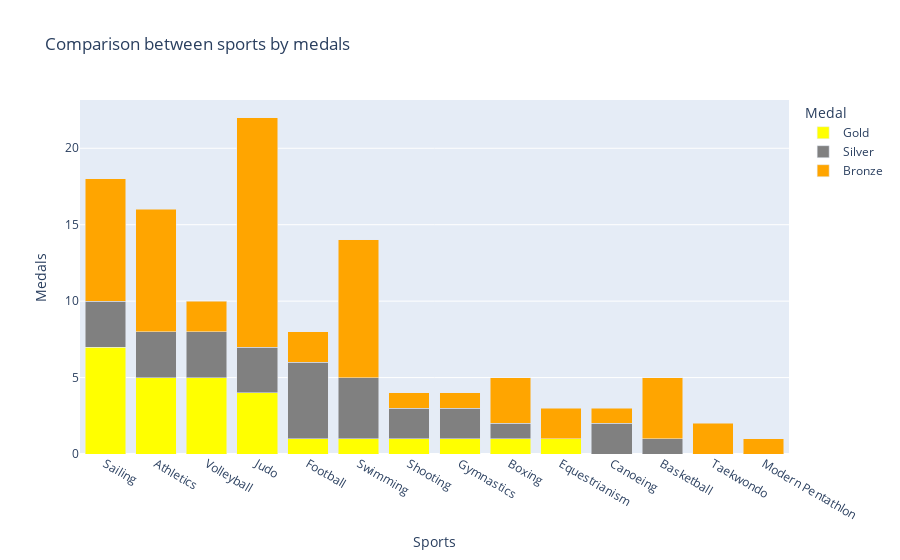

The notebook cell this image was saved under:
### Markdown cell above
Agora gere o mesmo gráfico de barras empilhadas substituindo os nomes dos atletas pelo nome de todos os esportes onde o Brasil já ganhou medalhas.

**DICA:** tome muito cuidado nessa análise: cada **evento esportivo** rende 1 medalha. Por exemplo, quando a equipe de futebol vence, isso é considerado 1 medalha, mesmo tendo cerca de 20 atletas medalhistas na equipe.

### Code cell
# Dicionario auxiliar para salvar as medalhas por esporte
medals_by_sports = {}

# Lista auxiliar para salvar os eventos esportivos ja lidos para nao calcular os dados duplicados de eventos coletivos
list_events = []

# Funcao para pegar as medalhas por evento esportivo
def get_info_about_medals(row):
    # Chave o evento
    event = f'{row["Sport"]}:{row["Event"]}:{row["Year"]}:{row["Medal"]}'
    
    # Adiciona a chave do esporte e inicializa os valores com zero se o esporte ainda nao foi salvo
    if not medals_by_sports.get(row['Sport']):
        medals_by_sports[row['Sport']] = {
            'Gold': 0,
            'Silver': 0,
            'Bronze': 0
        }
    
    # Soma cada registro de medalha de cada esporte
    if event not in list_events:
        if row['Medal'] == 'Gold':
            medals_by_sports[row['Sport']]['Gold'] = medals_by_sports[row['Sport']]['Gold'] + 1
        
        if row['Medal'] == 'Silver':
            medals_by_sports[row['Sport']]['Silver'] = medals_by_sports[row['Sport']]['Silver'] + 1
        
        if row['Medal'] == 'Bronze':
            medals_by_sports[row['Sport']]['Bronze'] = medals_by_sports[row['Sport']]['Bronze'] + 1
    
        list_events.append(event)

# Aplica a funcao anterior em cada linha do dataframe
brazil_with_medals.apply(
    lambda row: get_info_about_medals(row),
    axis = 1
)

# Transforma o dicionario de medalhas por esporte em um dataframe
df_medals_by_sports = pd.DataFrame(medals_by_sports)

# Muda as colunas do dataframe para linhas e as linhas para colunas
df_medals_by_sports = df_medals_by_sports.transpose()

# Ordena o dataframe por tipos de medalhas
df_medals_by_sports = df_medals_by_sports.sort_values(by = ['Gold', 'Silver', 'Bronze'], ascending = False)

# Cria o grafico no modo de empilhamento
fig = px.bar(
    df_medals_by_sports,
    barmode = 'stack',
    color='variable',
    title = 'Comparison between sports by medals',
    color_discrete_map={
        'Gold': 'yellow',
        'Silver': 'gray',
        'Bronze': 'orange'
    },
)

# Renomeia a legenda do grafico
fig.update_layout(
    legend_title = 'Medal'
)

# Renomeia o eixo x
fig.update_xaxes(title='Sports')

# Renomeia o eixo y
fig.update_yaxes(title='Medals')

# Exibe o grafico
fig.show()

### Figure 1 — Plotly figure (JSON) as saved in the notebook; plotly's stock layout.template omitted (floating-point values rounded to 4 significant figures)
{"data": [{"alignmentgroup": "True", "hovertemplate": "variable=Gold<br>index=%{x}<br>value=%{y}<extra></extra>", "legendgroup": "Gold", "marker": {"color": "yellow", "pattern": {"shape": ""}}, "name": "Gold", "offsetgroup": "Gold", "orientation": "v", "showlegend": true, "textposition": "auto", "type": "bar", "x": ["Sailing", "Athletics", "Volleyball", "Judo", "Football", "Swimming", "Shooting", "Gymnastics", "Boxing", "Equestrianism", "Canoeing", "Basketball", "Taekwondo", "Modern Pentathlon"], "xaxis": "x", "y": [7, 5, 5, 4, 1, 1, 1, 1, 1, 1, 0, 0, 0, 0], "yaxis": "y"}, {"alignmentgroup": "True", "hovertemplate": "variable=Silver<br>index=%{x}<br>value=%{y}<extra></extra>", "legendgroup": "Silver", "marker": {"color": "gray", "pattern": {"shape": ""}}, "name": "Silver", "offsetgroup": "Silver", "orientation": "v", "showlegend": true, "textposition": "auto", "type": "bar", "x": ["Sailing", "Athletics", "Volleyball", "Judo", "Football", "Swimming", "Shooting", "Gymnastics", "Boxing", "Equestrianism", "Canoeing", "Basketball", "Taekwondo", "Modern Pentathlon"], "xaxis": "x", "y": [3, 3, 3, 3, 5, 4, 2, 2, 1, 0, 2, 1, 0, 0], "yaxis": "y"}, {"alignmentgroup": "True", "hovertemplate": "variable=Bronze<br>index=%{x}<br>value=%{y}<extra></extra>", "legendgroup": "Bronze", "marker": {"color": "orange", "pattern": {"shape": ""}}, "name": "Bronze", "offsetgroup": "Bronze", "orientation": "v", "showlegend": true, "textposition": "auto", "type": "bar", "x": ["Sailing", "Athletics", "Volleyball", "Judo", "Football", "Swimming", "Shooting", "Gymnastics", "Boxing", "Equestrianism", "Canoeing", "Basketball", "Taekwondo", "Modern Pentathlon"], "xaxis": "x", "y": [8, 8, 2, 15, 2, 9, 1, 1, 3, 2, 1, 4, 2, 1], "yaxis": "y"}], "layout": {"barmode": "stack", "legend": {"title": {"text": "Medal"}, "tracegroupgap": 0}, "title": {"text": "Comparison between sports by medals"}, "xaxis": {"anchor": "y", "domain": [0, 1], "title": {"text": "Sports"}}, "yaxis": {"anchor": "x", "domain": [0, 1], "title": {"text": "Medals"}}}}
